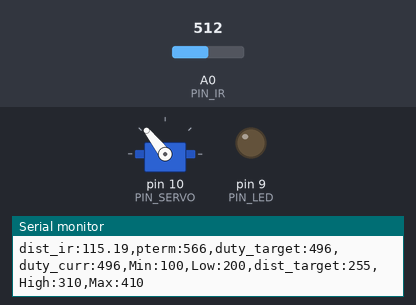
This sketch was run on a simulated Arduino Uno, built with avr-gcc and run on an emulated ATmega328P. Parts: servo, output pins drawn as LEDs (lit = HIGH), the last lines printed to the serial monitor. The inputs (shaded band) are chosen by the test bench; at power-on: A0 (PIN_IR) = 512.

Above: at 1.2 s.
1.3 s: A0 (PIN_IR) set to 440
At 1.5 s:
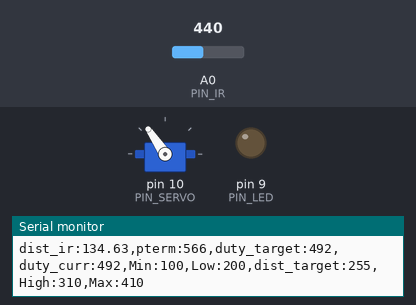
3.0 s: A0 (PIN_IR) set to 306
At 4.4 s:
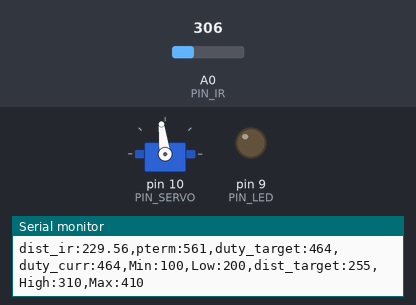
4.7 s: A0 (PIN_IR) set to 460
At 5.8 s:
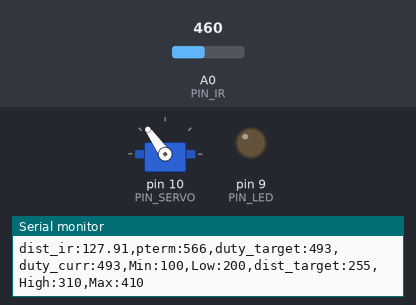
Timing chart, 0 to 7.7 s (numbered marks = the images above; inputs shaded):
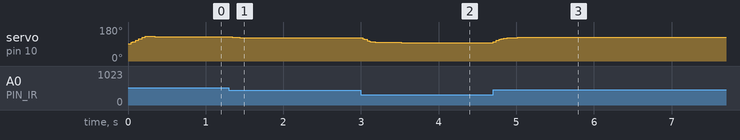

Measured:
- after the input at 1.3 s, servo on pin 10 (PIN_SERVO): 128° → 125° at once, → 124° 0.10 s later, → 123° 0.12 s later
- after the input at 3.0 s, servo on pin 10 (PIN_SERVO): moves from 123° to 97° over 0.50 s, starting at once
- after the input at 4.7 s, servo on pin 10 (PIN_SERVO): moves from 97° to 125° over 0.32 s, starting at once
- by itself, servo on pin 10 (PIN_SERVO): rises from 91° to 131° in 0.18 s, then falls to 128° in 0.36 s

The sketch:

22P06.ino
```cpp
#include <Servo.h>

/////////////////////////////
// Configurable parameters //
/////////////////////////////
// Arduino pin assignment
#define PIN_LED 9
#define PIN_SERVO 10
#define PIN_IR A0

// Framework setting
#define _DIST_TARGET 255 // 중간값
#define _DIST_MIN 100 // 측정 최솟값
#define _DIST_MAX 450 // 측정 최댓값

// Distance sensor
#define _DIST_ALPHA 0.8

// Servo range
#define _DUTY_MIN 1085   // 서보 제어 펄스 폭: 최고 각도 / 212mm
#define _DUTY_NEU 1480   // 서보 제어 펄스 폭: 수평 / 191mm
#define _DUTY_MAX 2100  // 서보 제어 펄스 폭: 최저 각도 / 170mm

// Servo speed control
#define _SERVO_ANGLE 30
#define _SERVO_SPEED 360

// Event periods
#define _INTERVAL_DIST 20    // 거리측정주기 (ms)
#define _INTERVAL_SERVO 20   // 서보제어주기 (ms)
#define _INTERVAL_SERIAL 100 // Serial제어주기 (ms)

// PID parameters
#define _UP_KP 0.6
#define _DOWN_KP 0.7


// filter by 추헌준
const float coE[] = {-0.0000175, 0.0131354, -1.6047382, 153.0455347};

//////////////////////
// global variables //
//////////////////////
// Servo instance
Servo myservo;

// Distance sensor
float dist_target;         // 공을 보낼 위치
float dist_raw, dist_ema;  // 센서가 인식한 거리 / ema 필터링된 거리
float last_sampling_dist;  // 마지막으로 정상 측정된 거리

// Event periods
// 마지막으로 샘플링/서보제어/시리얼출력한 시각
unsigned long last_sampling_time_dist, last_sampling_time_servo, last_sampling_time_serial;
// 샘플링/서보제어/시리얼출력 제어 플래그
bool event_dist, event_servo, event_serial;

// Servo speed control
int duty_chg_per_interval; // 서보 업데이트 1주기에 증감 가능한 duty 의 최댓값
int duty_target, duty_curr;

// PID variables
float error_curr;
float error_prev, control, pterm, dterm, iterm;


void setup() {
  // initialize GPIO pins for LED and attach servo
  pinMode(PIN_LED, OUTPUT);  // PIN_LED 핀을 OUTPUT으로 설정
  myservo.attach(PIN_SERVO); // PIN_SERVO 핀을 servo를 쓰는 핀으로 설정

  // initialize global variables
  last_sampling_dist = 0;
  dist_raw = 0;
  dist_ema = 0;
  dist_target = _DIST_TARGET;
  control = _DUTY_NEU;
  duty_curr = _DUTY_NEU;

  // move servo to neutral position
  myservo.writeMicroseconds(_DUTY_NEU);
  // 서보 업데이트 1주기에 증감 가능한 duty 의 최댓값
  duty_chg_per_interval = (_DUTY_MAX - _DUTY_MIN) * (_SERVO_SPEED / 180.0) * (_INTERVAL_SERVO / 1000.0);

  // 마지막 이벤트 발생 시각 초기화
  last_sampling_time_dist = 0;
  last_sampling_time_servo = 0;
  last_sampling_time_serial = 0;

  // 이벤트 제어 플래그 비활성화
  event_dist = false;
  event_servo = false;
  event_serial = false;

  // initialize serial port
  Serial.begin(115200);
}

void loop() {
    /////////////////////
    // Event generator //
    /////////////////////
    // 거리 측정 주기가 되었는지 검사
    if (millis() >= last_sampling_time_dist + _INTERVAL_DIST)
        event_dist = true;

    // 서보 제어 주기가 되었는지 검사
    if (millis() >= last_sampling_time_servo + _INTERVAL_SERVO)
        event_servo= true;

    // Serial 제어 주기가 되었는지 검사
    if (millis() >= last_sampling_time_serial + _INTERVAL_SERIAL)
        event_serial= true;

    ////////////////////
    // Event handlers //
    ////////////////////

    if(event_dist) {
      event_dist = false;

      // 필터링된 측정 거리
      dist_ema = ir_distance_filtered();

      // 오차 = 목표까지의 거리 - 탁구공까지의 거리
      error_curr = dist_target - dist_ema;

      // p항(proportional)
      pterm = error_curr;

      // 제어량: P + I + D 예정
//      control = _KP * pterm;

      // control이 음수: 목표까지의 거리 < 탁구공까지의 거리
      // 각도를 올려야 함 -> duty_target을 낮춰야 함
      if(control < 0) {
        control = _UP_KP * pterm;
        duty_target = map(control, _DIST_TARGET - _DIST_MAX, 0, _DUTY_MIN, _DUTY_NEU);
      }
      // control이 양수: 목표까지의 거리 > 탁구공까지의 거리
      // 각도를 내려야 함 -> duty_target을 높여야 함
      else {
        control = _DOWN_KP * pterm;
        duty_target = map(control, 0, _DIST_TARGET - _DIST_MIN, _DUTY_NEU, _DUTY_MAX);
      }

      duty_target = max(min(duty_target, _DUTY_MAX), _DUTY_MIN);

       // 마지막 샘플링 시각 업데이트
      last_sampling_time_dist += _INTERVAL_DIST;
    }

    if(event_servo) {
      event_servo = false;

      // 움직여야 하는 duty가 최대 이동 가능 duty보다 큰 경우
      if(abs(duty_target - duty_curr) > duty_chg_per_interval) {
        // 목표 duty_target이 duty_curr보다 작은 경우 duty_curr을 duty_chg_per_interval만큼 낮춰줌
        // (현재 duty값에서 내려줘야 하므로)
        if(duty_target < duty_curr){
          duty_curr -= duty_chg_per_interval;
          if(duty_curr < duty_target) duty_curr = duty_target;
        }

        // 목표 duty_target이 duty_curr보다 큰 경우 duty_curr을 duty_chg_per_interval만큼 높여줌
        // (현재 duty값에서 올려줘야 하므로)
        else {
          duty_curr += duty_chg_per_interval;
          if(duty_curr > duty_target) duty_curr = duty_target;
        }
      }
      // 움직여야 하는 duty가 최대 이동 가능 duty보단 작은 경우
      else {
        // 그냥 그대로 갱신해줌
        duty_curr = duty_target;
      }

      myservo.writeMicroseconds(duty_curr);

       // 마지막 서보 제어 시각 업데이트
      last_sampling_time_servo += _INTERVAL_SERVO;
    }

    if(event_serial) {
      event_serial = false;

      Serial.print("dist_ir:");
      Serial.print(dist_raw);
      Serial.print(",pterm:");
      Serial.print(map(pterm,-1000,1000,510,610));
      Serial.print(",duty_target:");
      Serial.print(map(duty_target,1000,2000,410,510));
      Serial.print(",duty_curr:");
      Serial.print(map(duty_curr,1000,2000,410,510));
      Serial.println(",Min:100,Low:200,dist_target:255,High:310,Max:410");

       // 마지막 Serial 출력 시각 업데이트
      last_sampling_time_serial += _INTERVAL_SERIAL;
    }
}

float ir_distance(void){ // return value unit: mm
  float val, raw;
  float volt = float(analogRead(PIN_IR));
  raw = ((6762.0/(volt-9.0))-2.0) * 10.0; // 변환 식 보정 필요
  dist_raw = coE[0] * pow(raw, 3) + coE[1] * pow(raw, 2) + coE[2] * raw + coE[3];

  if (dist_raw >= _DIST_MIN && dist_raw <= _DIST_MAX) {
    last_sampling_dist = raw;
  }
  else {
    dist_raw = last_sampling_dist;
  }

  return dist_raw;
}

float ir_distance_filtered(void){ // return value unit: mm
  float raw = ir_distance();
  dist_ema = (1.0 - _DIST_ALPHA) * raw + dist_ema * _DIST_ALPHA;
  return dist_ema;
}
```
